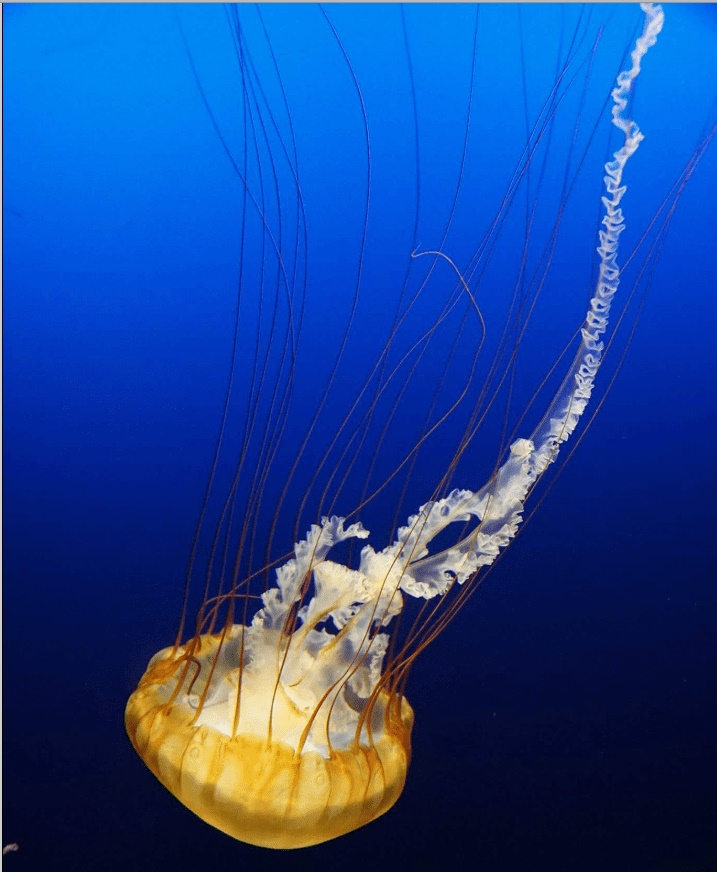
#> input picture ЛР17/img/image1_NN.jpg, 717 x 872 px
$ python 'задание5.py'
#> lines starting #> are read from the running program, lines starting #| are printed output that depends on the picture
from PIL import Image, ImageFont, ImageDraw# импорт Image, ImageFont, ImageDraw из PIL

image = Image.open('img/image1_NN.jpg')#Открываем изображение
#> image is the input picture: PIL image 717x872 RGB; mean R, G, B 27.4, 68.4, 146
print('Формат изображения: ',image.format)
#| Формат изображения:  JPEG
print('Размер изображения: ',image.size)
#| Размер изображения:  (717, 872)
print('Цветовой режим изображения: ',image.mode)#вывод формата размера и цветового режима
#| Цветовой режим изображения:  RGB

img = Image.new('RGBA', (200, 200), 'black')
idraw = ImageDraw.Draw(image)
idraw.rectangle((400, 750, 800, 850), fill='BLACK')#создание прямоугольника черного цвета
#
idraw2 = ImageDraw.Draw(image)
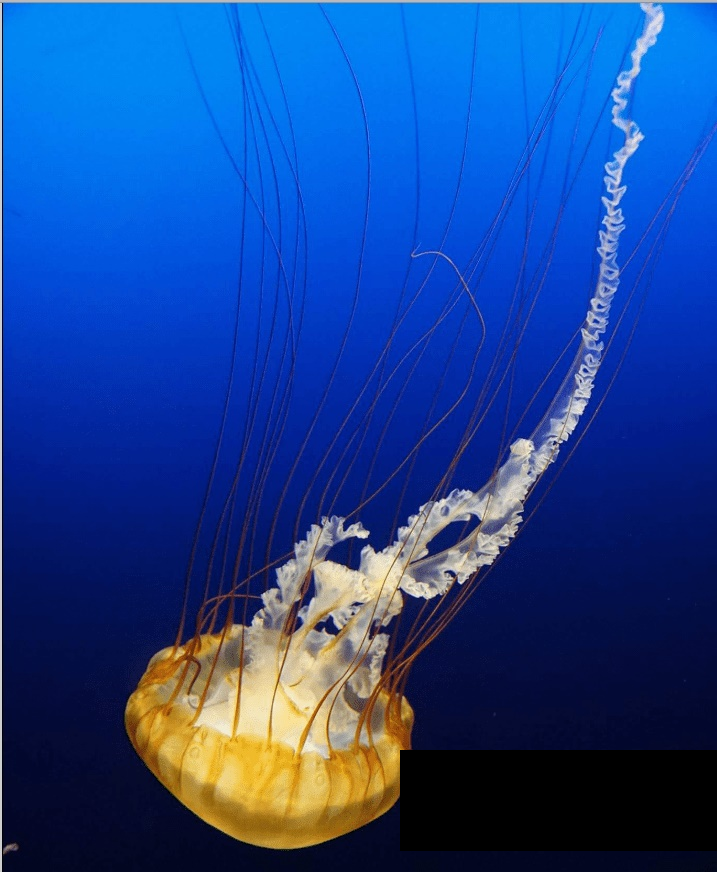
#> image: PIL image 717x872 RGB; mean R, G, B 27.2, 68, 144.1
text = "Данишевского Даниила"#текст
font = ImageFont.truetype("arial.ttf", size=18)#шрифт текста
idraw2.text((420, 770), text, font=font)#координаты текста
image.save('img/image5_NN.jpg')#сохраняем изображение
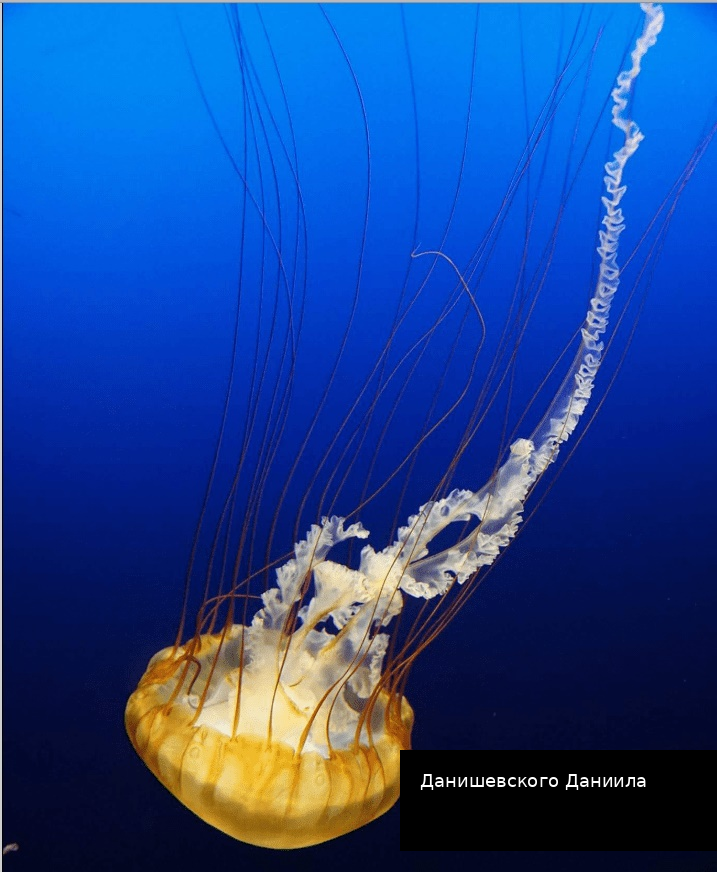
#> saved as image5_NN.jpg: PIL image 717x872 RGB; mean R, G, B 27.6, 68.4, 144.5
